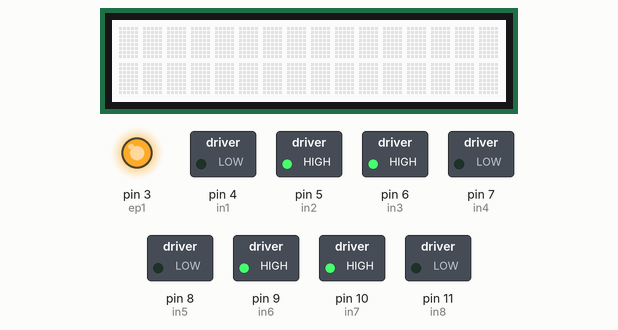
Recording of a sketch running on a simulated Arduino Uno, built with avr-gcc and run on an emulated ATmega328P. Parts: 16×2 character LCD, switched loads named in the sketch (green lamp = pin HIGH), output pins drawn as LEDs (lit = HIGH).

Above: at 0.1 s.
At 2.55 s:
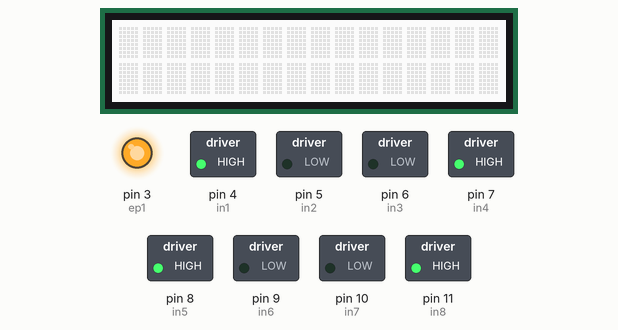
At 4.1 s:
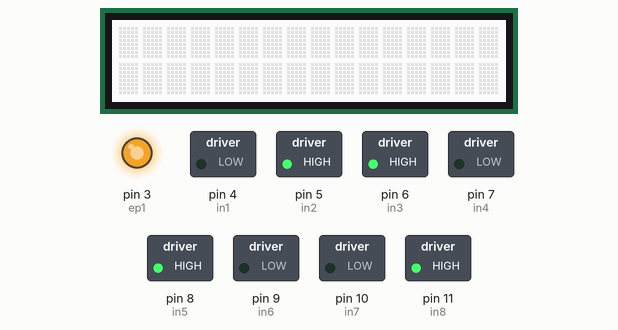
At 5.05 s:
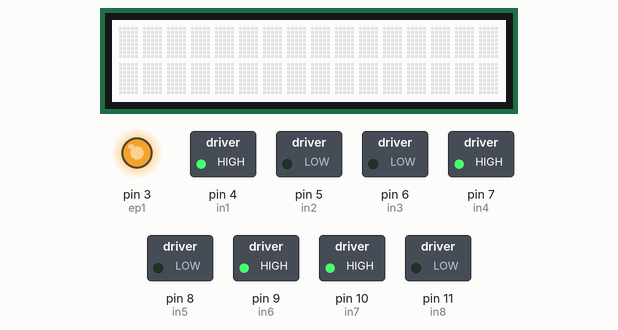
At 12.05 s:
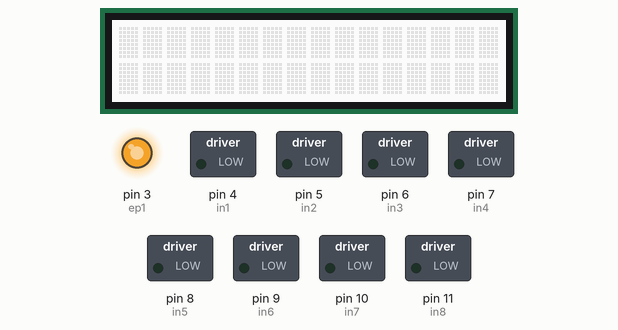
Timing chart, 0 to 15.7 s (numbered marks = the images above):
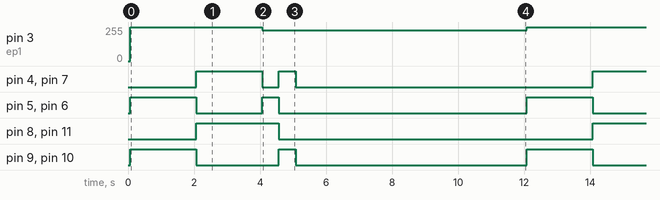

The sketch:

SpeedControlThroughPushButton_20_06_2023.ino
```cpp
#include <Wire.h>     // include Arduino Wire library
#include "rgb_lcd.h"

#include <Servo.h>

int pos = 0;

Servo servo_9;
int a=0;

rgb_lcd lcd;

int in1=4;//MOTOR 4
int in2=5;//MOTOR 4
int in3=6;//MOTOR 3
int in4=7;//MOTOR 3
int in5=8;//MOTOR 2
int in6=9;//MOTOR 2
int in7=10;//MOTOR 1
int in8=11;//MOTOR  1

int ep1 = 3;//motor1


void setup() {
  Serial.begin(9600);
  pinMode(in1, OUTPUT);
  pinMode(in2, OUTPUT);
  pinMode(in3, OUTPUT);
  pinMode(in4, OUTPUT);
  pinMode(in5, OUTPUT);
  pinMode(in6, OUTPUT);
  pinMode(in7, OUTPUT);
  pinMode(in8, OUTPUT);
  lcd.begin(16, 2);

  // move cursor to upper left position (0, 0)


}


void loop() {


 // Backward();
 //Left();

 //Right();
 //Stop(
//1st  turn
/*

   digitalWrite(in1,LOW);
    digitalWrite(in2,HIGH);
    digitalWrite(in3,HIGH);
    digitalWrite(in4,LOW);

  digitalWrite(in5,HIGH);
  digitalWrite(in6,LOW);
  digitalWrite(in7,LOW);
  digitalWrite(in8,HIGH);

  delay(800);
  */


//LEFT
analogWrite(ep1,255);
  digitalWrite(in1,LOW);
  digitalWrite(in2,HIGH);
  digitalWrite(in3,HIGH);
  digitalWrite(in4,LOW);


  digitalWrite(in5,LOW);
  digitalWrite(in6,HIGH);
  digitalWrite(in7,HIGH);
  digitalWrite(in8,LOW);


  delay(2000);


//RIGHT
analogWrite(ep1,255);
  digitalWrite(in1,HIGH);
  digitalWrite(in2,LOW);
  digitalWrite(in3,LOW);
  digitalWrite(in4,HIGH);


  digitalWrite(in5,HIGH);
  digitalWrite(in6,LOW);
  digitalWrite(in7,LOW);
  digitalWrite(in8,HIGH);


  delay(2000);


        //RIGHT TURN

  analogWrite(ep1,230);
   digitalWrite(in1,LOW);
    digitalWrite(in2,HIGH);
    digitalWrite(in3,HIGH);
    digitalWrite(in4,LOW);

  digitalWrite(in5,HIGH);
  digitalWrite(in6,LOW);
  digitalWrite(in7,LOW);
  digitalWrite(in8,HIGH);

  delay(510);


        //LEFT TURN

  analogWrite(ep1,230);
   digitalWrite(in1,HIGH);
    digitalWrite(in2,LOW);
    digitalWrite(in3,LOW);
    digitalWrite(in4,HIGH);

  digitalWrite(in5,LOW);
  digitalWrite(in6,HIGH);
  digitalWrite(in7,HIGH);
  digitalWrite(in8,LOW);

  delay(510);
//2ndturnnn

  digitalWrite(in1,LOW);
  digitalWrite(in2,LOW);
  digitalWrite(in3,LOW);
  digitalWrite(in4,LOW);
   digitalWrite(in5,LOW);
  digitalWrite(in6,LOW);
  digitalWrite(in7,LOW);
  digitalWrite(in8,LOW);
  delay(7000);


}

 void Forward()
  {
  digitalWrite(in1,LOW);
  digitalWrite(in2,HIGH);
  digitalWrite(in3,LOW);
  digitalWrite(in4,HIGH);


  digitalWrite(in5,LOW);
  digitalWrite(in6,HIGH);
  digitalWrite(in7,LOW);
  digitalWrite(in8,HIGH);

  }

void Backward()
  {
  digitalWrite(in1,HIGH);
  digitalWrite(in2,LOW);
  digitalWrite(in3,HIGH);
  digitalWrite(in4,LOW);

  digitalWrite(in5,HIGH);
  digitalWrite(in6,LOW);
  digitalWrite(in7,HIGH);
  digitalWrite(in8,LOW);
  }
  void Right()
    {
    digitalWrite(in1,LOW);
    digitalWrite(in2,LOW);
    digitalWrite(in3,LOW);
    digitalWrite(in4,HIGH);

  digitalWrite(in5,LOW);
  digitalWrite(in6,HIGH);
  digitalWrite(in7,LOW);
  digitalWrite(in8,LOW);
    }
  void Left()
    {
    digitalWrite(in1,LOW);
    digitalWrite(in2,HIGH);
    digitalWrite(in3,LOW);
    digitalWrite(in4,LOW);

  digitalWrite(in5,LOW);
  digitalWrite(in6,LOW);
  digitalWrite(in7,LOW);
  digitalWrite(in8,HIGH);

    }

 void Stop()
  {
  digitalWrite(in1,LOW);
  digitalWrite(in2,LOW);
  digitalWrite(in3,LOW);
  digitalWrite(in4,LOW);
   digitalWrite(in5,LOW);
  digitalWrite(in6,LOW);
  digitalWrite(in7,LOW);
  digitalWrite(in8,LOW);

  }
```

Measured:
- by itself, pin 3 (ep1): alternates 255/255 for 4.0 s and 230/255 for 8.0 s
- by itself, pin 4 (in1), pin 7 (in4): repeats every 12.0 s: LOW 0.51 s, HIGH 0.51 s, LOW 9.0 s, HIGH 2.0 s
- by itself, pin 5 (in2), pin 6 (in3): repeats every 12.0 s: LOW 2.0 s, HIGH 0.51 s, LOW 7.5 s, HIGH 2.0 s
- by itself, pin 8 (in5), pin 11 (in8): alternates HIGH for 2.5 s and LOW for 9.5 s
- by itself, pin 9 (in6), pin 10 (in7): repeats every 12.0 s: LOW 2.5 s, HIGH 0.51 s, LOW 7.0 s, HIGH 2.0 s
